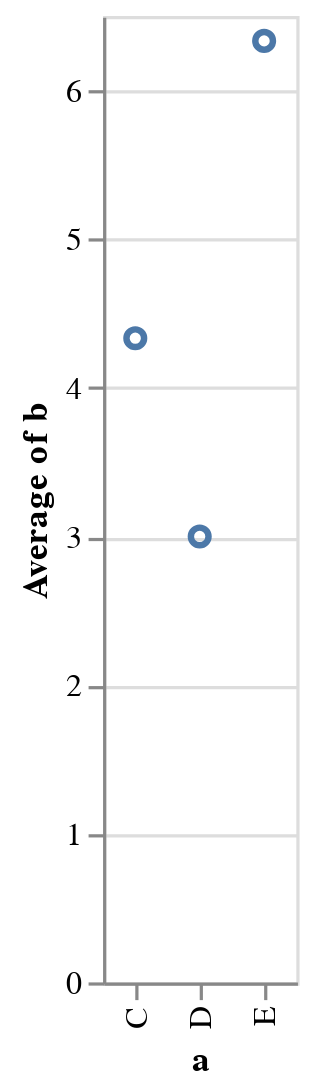

Notebook cell for this chart:
### Code cell
alt.Chart(data).mark_point().encode(
    x='a',
    y='average(b)'
)

### Figure 1 — Vega-Lite specification as saved in the notebook (floating-point values rounded to 4 significant figures)
{"config": {"view": {"continuousWidth": 400, "continuousHeight": 300}}, "data": {"name": "data-347f1284ea3247c0f55cb966abbdd2d8"}, "mark": "point", "encoding": {"x": {"type": "nominal", "field": "a"}, "y": {"type": "quantitative", "aggregate": "average", "field": "b"}}, "$schema": "https://vega.github.io/schema/vega-lite/v4.8.1.json", "datasets": {"data-347f1284ea3247c0f55cb966abbdd2d8": [{"a": "C", "b": 2}, {"a": "C", "b": 7}, {"a": "C", "b": 4}, {"a": "D", "b": 1}, {"a": "D", "b": 2}, {"a": "D", "b": 6}, {"a": "E", "b": 8}, {"a": "E", "b": 4}, {"a": "E", "b": 7}]}}
